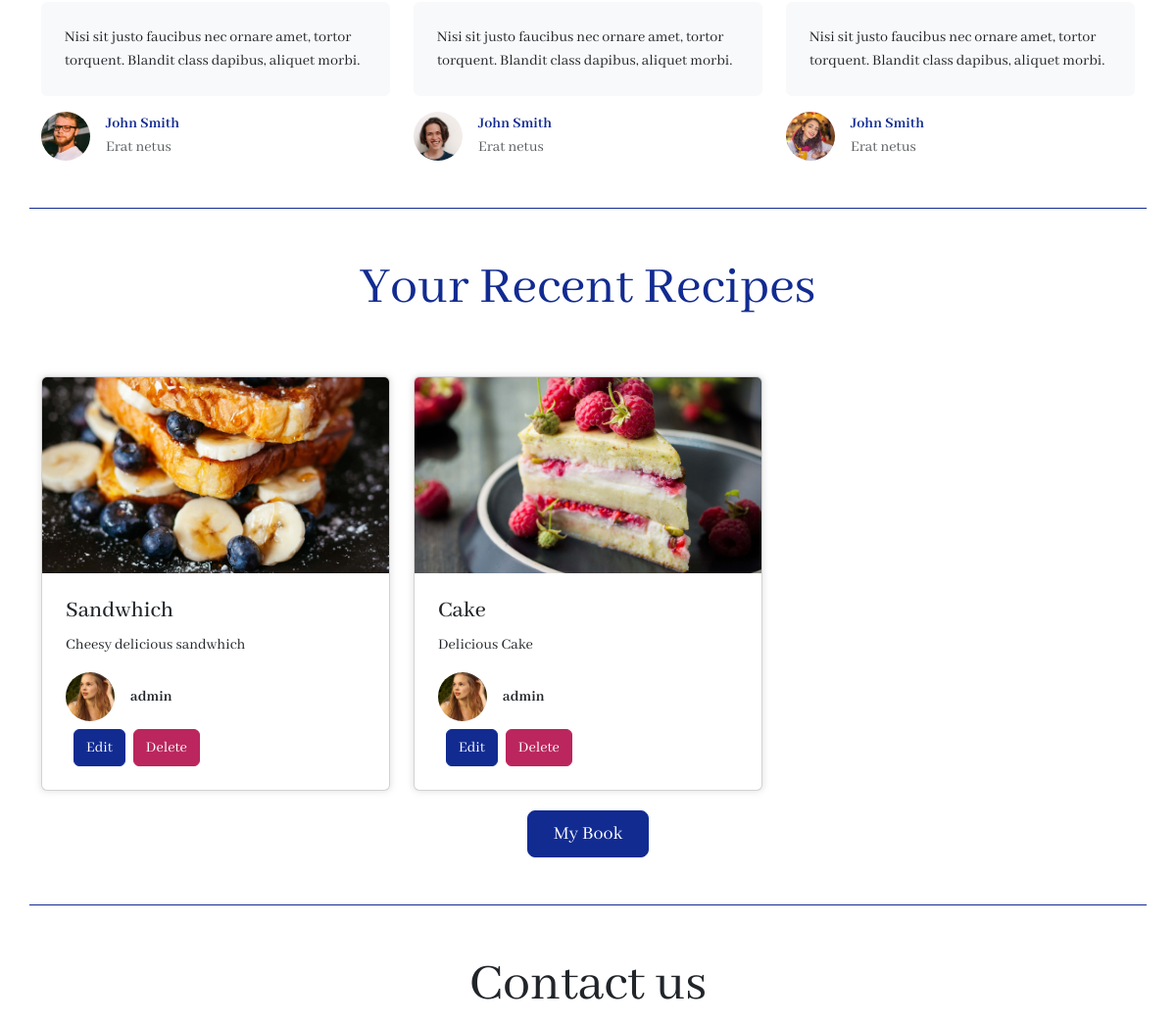
Page / (signed in, middle part) on the earlier database version.
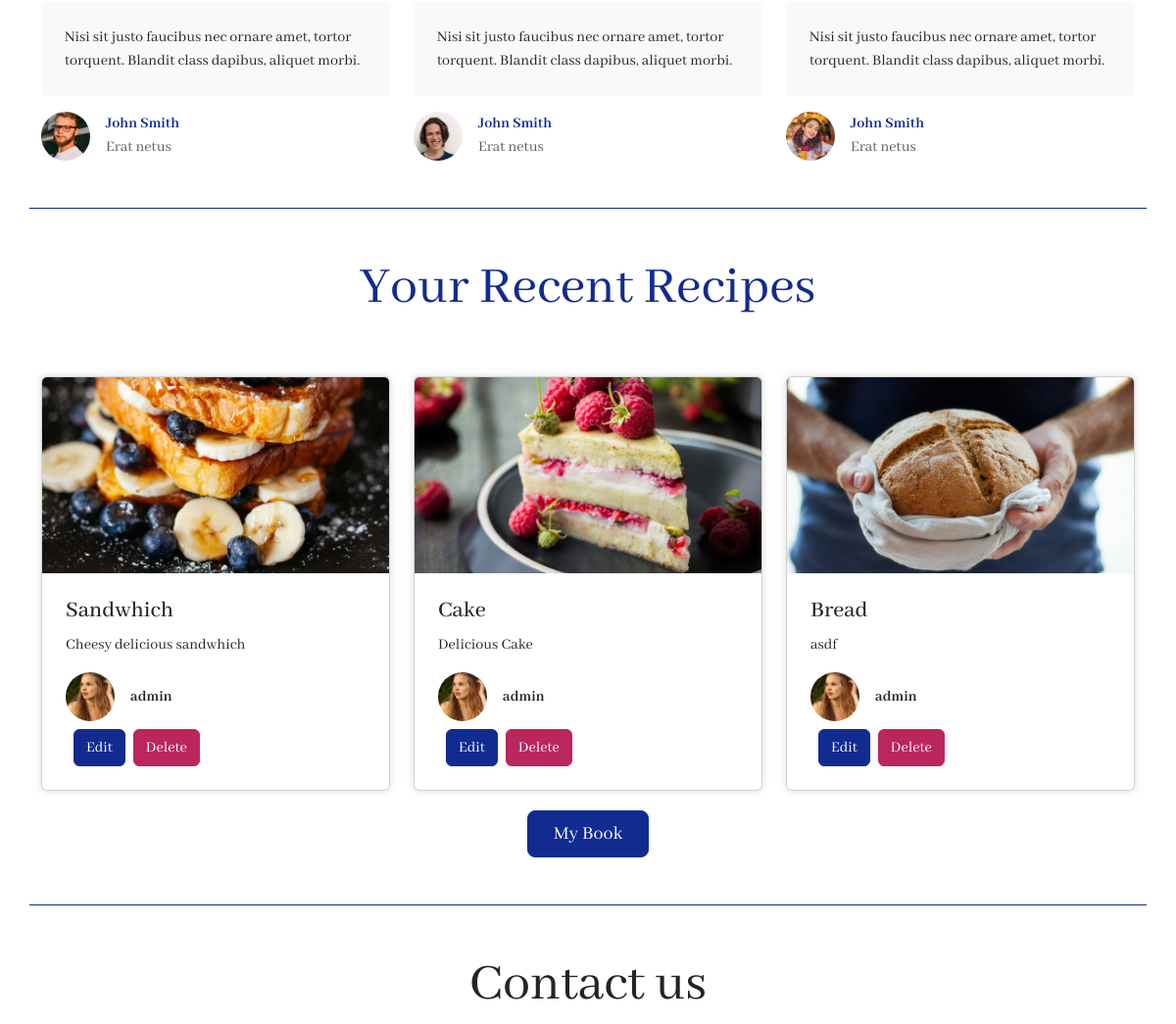
Same page on the later database version.
### tables this page shows
CREATE TABLE `recipe` (
  `RecipeID` int(11) NOT NULL,
  `Title` varchar(100) NOT NULL,
  `Description` varchar(400) DEFAULT NULL,
  `RecipeImagePath` varchar(500) NOT NULL,
  `RecipeImageName` varchar(500) NOT NULL,
  `DateCreated` datetime NOT NULL DEFAULT current_timestamp(),
  `isPublic` int(1) NOT NULL
);

CREATE TABLE `users` (
  `UserID` int(11) NOT NULL,
  `Username` varchar(50) NOT NULL,
  `Password` varchar(50) NOT NULL,
  `UserImagePath` varchar(500) NOT NULL,
  `UserImageName` varchar(500) NOT NULL,
  `Contact` varchar(15) DEFAULT NULL
);

### index.php (the view, shortened to what this page needs)
<?php
include 'includes/db.php';
if(isset($_SESSION['userID'])){
  $user_id = $_SESSION['userID'];
}else{
  $user_id = 0;
}
$sql = "SELECT
        recipe.RecipeID,
        recipe.RecipeImagePath,
        recipe.Title,
        recipe.Description,
        users.UserID,
        users.Username,
        users.UserImagePath
        FROM
          `recipe_users`
        JOIN recipe ON recipe_users.RecipeID = recipe.RecipeID
        JOIN users ON recipe_users.UserID = users.UserID
        WHERE users.UserID = $user_id";
$result = mysqli_query($conn, $sql);
?>
<!DOCTYPE html>
<html data-bs-theme="light" lang="en">
<head>
  <link
    rel="stylesheet"
    href="https://cdn.jsdelivr.net/npm/bootstrap@5.3.3/dist/css/bootstrap.min.css" />
  <link rel="stylesheet" href="assets/css/styles.min.css" />
</head>
<body style="font-family: 'Abhaya Libre', serif">
  <div
    class="container py-4 py-xl-5"
    style="border-bottom: 1px solid var(--bs-primary)">
    <div class="row gy-4 row-cols-1 row-cols-sm-2 row-cols-lg-3">
      <div class="col">
        <div>
          <p class="bg-body-tertiary border rounded border-0 p-4">
            Nisi sit justo faucibus nec ornare amet, tortor torquent. Blandit
            class dapibus, aliquet morbi.
          </p>
          <div class="d-flex">
            <img
              class="rounded-circle flex-shrink-0 me-3 fit-cover"
              width="50"
              height="50"
              src="assets/img/face-4.jpg" />
            <div>
              <p class="fw-bold text-primary mb-0">John Smith</p>
              <p class="text-muted mb-0">Erat netus</p>
            </div>
          </div>
        </div>
      </div>
      <div class="col">
        <div>
          <p class="bg-body-tertiary border rounded border-0 p-4">
            Nisi sit justo faucibus nec ornare amet, tortor torquent. Blandit
            class dapibus, aliquet morbi.
          </p>
          <div class="d-flex">
            <img
              class="rounded-circle flex-shrink-0 me-3 fit-cover"
              width="50"
              height="50"
              src="assets/img/face-5.jpg" />
            <div>
              <p class="fw-bold text-primary mb-0">John Smith</p>
              <p class="text-muted mb-0">Erat netus</p>
            </div>
          </div>
        </div>
      </div>
      <div class="col">
        <div>
          <p class="bg-body-tertiary border rounded border-0 p-4">
            Nisi sit justo faucibus nec ornare amet, tortor torquent. Blandit
            class dapibus, aliquet morbi.
          </p>
          <div class="d-flex">
            <img
              class="rounded-circle flex-shrink-0 me-3 fit-cover"
              width="50"
              height="50"
              src="assets/img/face-6.jpg" />
            <div>
              <p class="fw-bold text-primary mb-0">John Smith</p>
              <p class="text-muted mb-0">Erat netus</p>
            </div>
          </div>
        </div>
      </div>
    </div>
  </div>
  <?php if (isset($_SESSION['Username']) && $_SESSION['loggedin'] == true): ?>
  <div class="container py-4 py-xl-5" style="border-bottom: 1px solid var(--bs-primary)">
    <div class="row mb-5">
      <div class="col-md-8 col-xl-6 text-center mx-auto">
        <h1 class="display-4" style="color: var(--bs-primary)">
          Your Recent Recipes
        </h1>
      </div>
    </div>
    <div class="row gy-4 row-cols-1 row-cols-md-2 row-cols-xl-3">
        <?php while ($row = mysqli_fetch_assoc($result)): ?>
          <div class="col">
            <div
              class="card"
              style="box-shadow: 0px 0px 6px 1px rgba(225, 225, 225, 0.9)">
              <a href="showrecipe.php?id=<?php echo $row['RecipeID'] ?>">
                <img
                  class="card-img-top w-100 d-block fit-cover"
                  style="height: 200px"
                  src="<?php echo $row['RecipeImagePath']; ?>"
                  alt="<?php echo $row['Title']; ?>" />
              </a>
              <div class="card-body p-4">
                <h4 class="card-title"><?php echo $row['Title']; ?></h4>
                <p class="card-text overflow-hidden">
                  <?php echo $row['Description']; ?>
                </p>
                <div class="d-flex">
                  <img
                    class="rounded-circle flex-shrink-0 me-3 fit-cover"
                    width="50"
                    height="50"
                    src="<?php echo $row['UserImagePath']; ?>" />
                  <div class="d-flex align-items-center">
                    <p class="fw-bold mb-0"><?php echo $row['Username']; ?></p>
                  </div>
                </div>
                <div class="d-flex mt-2">
                  <a href="editrecipe.php?id=<?php echo $row['RecipeID'] ?>" class="btn btn-primary mx-2">Edit</a>
                  <a href="deleterecipe.php?id=<?php echo $row['RecipeID'] ?>" onclick="alert('Do you Really want to delete this delicious recipe?')" class="btn btn-danger">Delete</a>
                </div>
              </div>
            </div>
          </div>
        <?php endwhile; ?>
      </div>
      <div class="row text-center" style="margin-top: 20px">
        <div class="col">
          <a class="btn btn-primary btn-lg" role="button" style="padding-left: 26px; padding-right: 26px" href="mybook.php">My Book</a>
        </div>
      </div>
      <?php endif; ?>
  </div>
  <section class="position-relative py-4 py-xl-5">
    <div class="container position-relative">
      <div class="row mb-5">
        <div class="col-md-8 col-xl-6 text-center mx-auto">
          <h1 class="display-4">Contact us</h1>
        </div>
      </div>
    </div>
  </section>
</body>
</html>

Differences in the rows shown:
added recipe: RecipeImagePath (picture), Title "Bread", Description "asdf", users.Username "admin"
